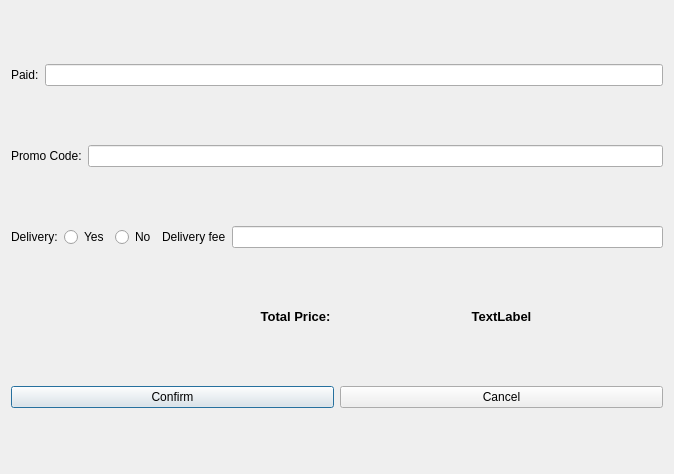
<?xml version="1.0" encoding="UTF-8"?>
<ui version="4.0">
 <class>ConfirmationMenu</class>
 <widget class="QDialog" name="ConfirmationMenu">
  <property name="geometry">
   <rect>
    <x>0</x>
    <y>0</y>
    <width>674</width>
    <height>474</height>
   </rect>
  </property>
  <property name="windowTitle">
   <string>Dialog</string>
  </property>
  <layout class="QVBoxLayout" name="verticalLayout">
   <item>
    <layout class="QHBoxLayout" name="horizontalLayout_3">
     <item>
      <widget class="QLabel" name="label">
       <property name="text">
        <string>Paid:</string>
       </property>
      </widget>
     </item>
     <item>
      <widget class="QLineEdit" name="lineEdit"/>
     </item>
    </layout>
   </item>
   <item>
    <layout class="QHBoxLayout" name="horizontalLayout_4">
     <item>
      <widget class="QLabel" name="label_4">
       <property name="text">
        <string>Promo Code:</string>
       </property>
      </widget>
     </item>
     <item>
      <widget class="QLineEdit" name="lineEdit_2"/>
     </item>
    </layout>
   </item>
   <item>
    <layout class="QHBoxLayout" name="horizontalLayout_5">
     <item>
      <layout class="QHBoxLayout" name="horizontalLayout_2">
       <item>
        <widget class="QLabel" name="label_5">
         <property name="text">
          <string>Delivery:</string>
         </property>
        </widget>
       </item>
       <item>
        <widget class="QRadioButton" name="radioButton">
         <property name="text">
          <string>Yes</string>
         </property>
        </widget>
       </item>
       <item>
        <widget class="QRadioButton" name="radioButton_2">
         <property name="text">
          <string>No</string>
         </property>
        </widget>
       </item>
      </layout>
     </item>
     <item>
      <widget class="QLabel" name="label_6">
       <property name="text">
        <string>Delivery fee</string>
       </property>
      </widget>
     </item>
     <item>
      <widget class="QLineEdit" name="lineEdit_3"/>
     </item>
    </layout>
   </item>
   <item>
    <layout class="QHBoxLayout" name="horizontalLayout_6">
     <item>
      <widget class="QLabel" name="label_2">
       <property name="sizePolicy">
        <sizepolicy hsizetype="Preferred" vsizetype="Fixed">
         <horstretch>0</horstretch>
         <verstretch>0</verstretch>
        </sizepolicy>
       </property>
       <property name="maximumSize">
        <size>
         <width>16777215</width>
         <height>20</height>
        </size>
       </property>
       <property name="text">
        <string>&lt;html&gt;&lt;head/&gt;&lt;body&gt;&lt;p align=&quot;right&quot;&gt;&lt;span style=&quot; font-size:10pt; font-weight:600;&quot;&gt;Total Price: &lt;/span&gt;&lt;/p&gt;&lt;/body&gt;&lt;/html&gt;</string>
       </property>
      </widget>
     </item>
     <item>
      <widget class="QLabel" name="label_3">
       <property name="sizePolicy">
        <sizepolicy hsizetype="Preferred" vsizetype="Fixed">
         <horstretch>0</horstretch>
         <verstretch>0</verstretch>
        </sizepolicy>
       </property>
       <property name="maximumSize">
        <size>
         <width>16777215</width>
         <height>20</height>
        </size>
       </property>
       <property name="font">
        <font>
         <pointsize>10</pointsize>
         <weight>75</weight>
         <bold>true</bold>
        </font>
       </property>
       <property name="text">
        <string>&lt;html&gt;&lt;head/&gt;&lt;body&gt;&lt;p align=&quot;center&quot;&gt;&lt;span style=&quot; font-size:10pt; font-weight:600;&quot;&gt;TextLabel&lt;/span&gt;&lt;/p&gt;&lt;/body&gt;&lt;/html&gt;</string>
       </property>
      </widget>
     </item>
    </layout>
   </item>
   <item>
    <layout class="QHBoxLayout" name="horizontalLayout">
     <item>
      <widget class="QPushButton" name="pushButton">
       <property name="text">
        <string>Confirm</string>
       </property>
      </widget>
     </item>
     <item>
      <widget class="QPushButton" name="pushButton_2">
       <property name="text">
        <string>Cancel</string>
       </property>
      </widget>
     </item>
    </layout>
   </item>
  </layout>
 </widget>
 <resources/>
 <connections/>
</ui>
